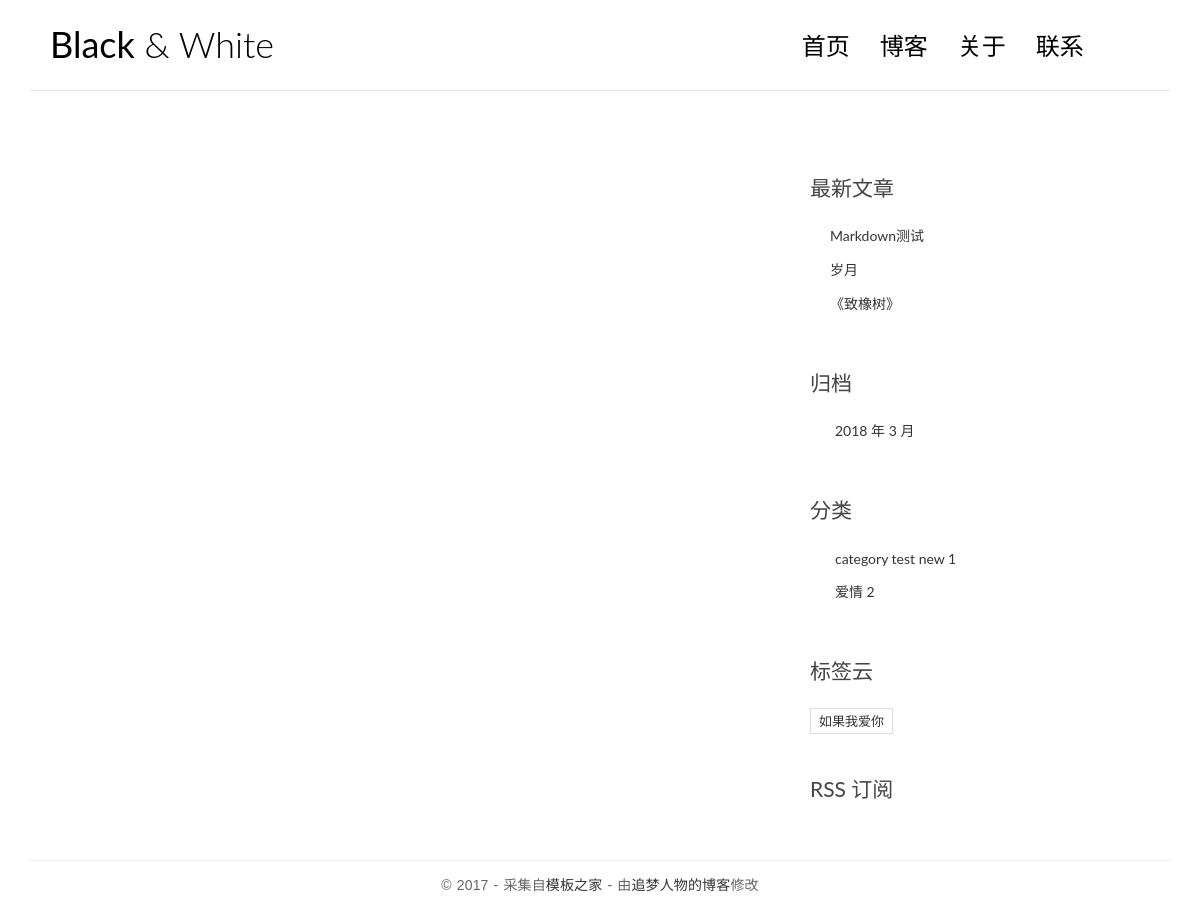
/search/, run on an earlier commit of the app's database.
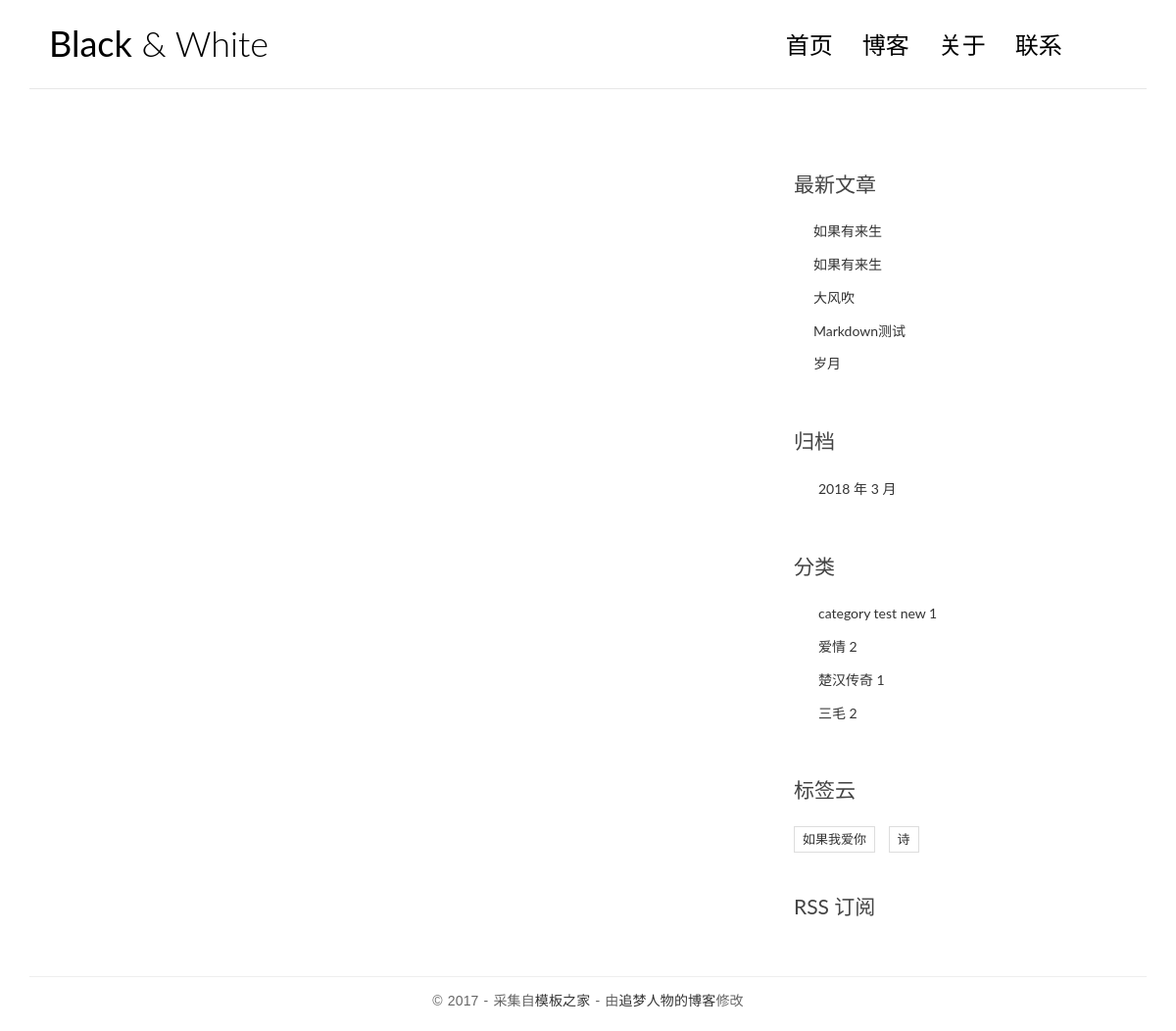
And on a later commit of the database.
### blog/models.py (models this page shows, shortened)
class Post(models.Model):
    title = models.CharField(max_length=70)
    body = models.TextField()
    created_time = models.DateTimeField()
    modified_time = models.DateTimeField()
    excerpt = models.CharField(max_length=200,blank=True)
    category = models.ForeignKey(Category)
    tags = models.ManyToManyField(Tag,blank=True)
    author = models.ForeignKey(User)
    views = models.PositiveIntegerField(default=0)
    def get_absolute_url(self):
        return reverse('blog:detail',kwargs={'pk':self.pk})
    class Meta:
        ordering = ['-created_time']

class Category(models.Model):
    name = models.CharField(max_length=100)

class Tag(models.Model):
    name = models.CharField(max_length=100)

### blog/views.py (the view)
# urls.py: url(r'^search/$',views.search,name='search')
def search(request):
    q = request.GET.get('q')
    error_msg = ''
    if not q:
        error_msg = "请输入关键词"
        return render(request,'base.html',{'error_msg':error_msg})
    post_list = Post.objects.filter(Q(title__icontains=q) | Q(body__icontains=q))
    return render(request,'blog/index.html',{'error_msg':error_msg,
                                             'post_list':post_list})

### blog/templatetags/blog_tags.py (called while the page is built)
@register.simple_tag
def get_recent_posts(num=5):
    return Post.objects.all().order_by('-created_time')[:num]

@register.simple_tag
def archives():
    return Post.objects.dates('created_time','month',order='DESC')

@register.simple_tag
def get_categories():
    return Category.objects.annotate(num_posts=Count('post')).filter(num_posts__gt=0)

@register.simple_tag
def get_tags():
    return Tag.objects.annotate(num_posts=Count('post')).filter(num_posts__gt=0)

### templates/base.html (shortened to what this page needs)
{% load staticfiles %}
{% load blog_tags %}
<!DOCTYPE html>
<html>
<head>
    <link rel="stylesheet" href="http://code.ionicframework.com/ionicons/2.0.1/css/ionicons.min.css">
    <link rel="stylesheet" href="{% static 'blog/css/bootstrap.min.css' %}">
    <link rel="stylesheet" href="{% static 'blog/css/pace.css' %}">
    <link rel="stylesheet" href="{% static 'blog/css/custom.css' %}">
    <link rel="stylesheet" href="{% static 'blog/css/highlights/github.css' %}">
</head>
<body>
<div class="container">
    <header id="site-header">
        <div class="row">
            <div class="col-md-4 col-sm-5 col-xs-8">
                <div class="logo">
                    <h1><a href="{% url 'blog:index' %}"><b>Black</b> &amp; White</a></h1>
                </div>
            </div>
            <div class="col-md-8 col-sm-7 col-xs-4">
                <nav class="main-nav" role="navigation">
                    <div class="collapse navbar-collapse" id="bs-example-navbar-collapse-1">
                        <ul class="nav navbar-nav navbar-right">
                            <li class="cl-effect-11"><a href="{% url 'blog:index' %}" data-hover="首页">首页</a></li>
                            <li class="cl-effect-11"><a href="full-width.html" data-hover="博客">博客</a></li>
                            <li class="cl-effect-11"><a href="about.html" data-hover="关于">关于</a></li>
                            <li class="cl-effect-11"><a href="contact.html" data-hover="联系">联系</a></li>
                        </ul>
                    </div>
                </nav>
            </div>
        </div>
    </header>
</div>
<div class="content-body">
    <div class="container">
        <div class="row">
            <main class="col-md-8">
            </main>
            <aside class="col-md-4">
                <div class="widget widget-recent-posts">
                    <h3 class="widget-title">最新文章</h3>
                    {% get_recent_posts as recent_post_list %}
                    <ul>
                        {% for post in recent_post_list %}
                        <li>
                            <a href="{{ post.get_absolute_url }}">{{ post.title }}</a>
                        </li>
                        {% empty %}
                        暂无文章!
                        {% endfor %}
                    </ul>
                </div>
                <div class="widget widget-archives">
                    <h3 class="widget-title">归档</h3>
                    {% archives as date_list %}
                    <ul>
                        {% for date in date_list %}
                        <li>
                            <a href="{% url 'blog:archives' date.year date.month %}">
                                {{ date.year }} 年 {{ date.month }} 月
                            </a>
                        </li>
                        {% empty %}
                        暂无归档!
                        {% endfor %}
                    </ul>
                </div>
                <div class="widget widget-category">
                    <h3 class="widget-title">分类</h3>
                    {% get_categories as category_list %}
                    <ul>
                        {% for category in category_list %}
                        <li>
                            <a href="{% url 'blog:category' category.pk %}">{{ category.name }}
                                <span class="post-count">{{ category.num_posts }}</span></a>
                        </li>
                        {% empty %}
                        暂无分类!
                        {% endfor %}
                    </ul>
                </div>
                <div class="widget widget-tag-cloud">
                    <h3 class="widget-title">标签云</h3>
                    {% get_tags as tag_list %}
                    <ul>
                        {% for tag in tag_list %}
                        <li>
                            <a href="{% url 'blog:tag' tag.pk %}">{{ tag.name }}</a>
                        </li>
                        {% empty %}
                        暂无标签!
                        {% endfor %}
                    </ul>
                </div>
                <div class="rss">
                    <a href="{% url 'rss' %}"> RSS 订阅</a>
                </div>
            </aside>
        </div>
    </div>
</div>
<footer id="site-footer">
    <div class="container">
        <div class="row">
            <div class="col-md-12">
                <p class="copyright">&copy 2017 - 采集自<a href="http://www.cssmoban.com/"
                                                        target="_blank" title="模板之家">模板之家</a>
                    - 由<a href="http://zmrenwu.com/" title="网页模板" target="_blank">追梦人物的博客</a>修改
                </p>
            </div>
        </div>
    </div>
</footer>
</body>
</html>

### blog/static/blog/css/custom.css (style rules this page uses)
* { outline: none; }
h1, h2, h3, h4, h5, h6 { margin-top: 0; }
b { font-weight: 400; }
a { color: #333; }
body { color: #444; font-family: 'Lato', sans-serif; }
p { font-family: 'Ubuntu', sans-serif; font-weight: 400; word-spacing: 1px; letter-spacing: 0.01em; }
#site-header { background-color: #FFF; padding: 25px 20px; margin-bottom: 40px; border-bottom: 1px solid #e7e7e7; }
.logo h1 a { color: #000; }
.logo h1 { margin: 0; font-family: 'Lato', sans-serif; font-weight: 300; }
.main-nav { margin-top: 11px; max-width: 95%; }
.main-nav a { color: #000000 !important; padding: 0 0 5px 0 !important; margin-right: 30px; font-family: 'Lato', sans-serif; font-weight: 300; font-size: 24px; }
.cl-effect-11 a { padding: 10px 0; color: #0972b4; text-shadow: none; }
.cl-effect-11 a::before { position: absolute; top: 0; left: 0; overflow: hidden; padding: 0 0 5px 0 !important; max-width: 0; border-bottom: 1px solid #000; color: #000; content: attr(data-hover); white-space: nowrap; -webkit-transition: max-width 0.5s; -moz-transition: max-width 0.5s; transition: max-width 0.5s; }
.content-body { padding-bottom: 4em; }
.widget { background: #fff; padding: 30px 0 0; }
.widget-title { font-size: 1.5em; margin-bottom: 20px; line-height: 1.6; padding: 10px 0 0; font-weight: 400; }
.widget-recent-posts ul { padding: 0; margin: 0; padding-left: 20px; }
.widget-recent-posts ul li { list-style-type: none; position: relative; line-height: 170%; margin-bottom: 10px; }
.widget-recent-posts ul li::before { content: '\f3d3'; font-family: "Ionicons"; position: absolute; left: -17px; top: 3px; font-size: 16px; color: #000; }
.widget-archives ul { padding: 0; margin: 0; padding-left: 25px; }
.widget-archives ul li { list-style-type: none; position: relative; line-height: 170%; margin-bottom: 10px; }
.widget-archives ul li::before { content: '\f3f3'; font-family: "Ionicons"; position: absolute; left: -25px; top: 1px; font-size: 16px; color: #000; }
.widget-category ul { padding: 0; margin: 0; padding-left: 25px; }
.widget-category ul li { list-style-type: none; position: relative; line-height: 170%; margin-bottom: 10px; }
.widget-category ul li::before { content: '\f3fe'; font-family: "Ionicons"; position: absolute; left: -25px; top: 1px; font-size: 18px; color: #000; }
.widget-tag-cloud ul { padding: 0; margin: 0; margin-right: -10px; }
.widget-tag-cloud ul li { list-style-type: none; font-size: 13px; display: inline-block; margin-right: 10px; margin-bottom: 10px; padding: 3px 8px; border: 1px solid #ddd; }
.rss { font-size: 21px; margin-top: 30px; }
.rss a { color: #444; }
#site-footer { padding-top: 10px; padding: 0 0 1.5em 0; }
.copyright { text-align: center; padding-top: 1em; margin: 0; border-top: 1px solid #eee; color: #666; }

What changed in the data, as far as the page shows it:
no longer on this page (row edited): Post: title "《致橡树》"
added Post: title "如果有来生"
added Post: title "如果有来生"
added Post: title "大风吹"
added Category: name "楚汉传奇", num_posts "1"
added Category: name "三毛", num_posts "2"
added Tag: name "诗"
